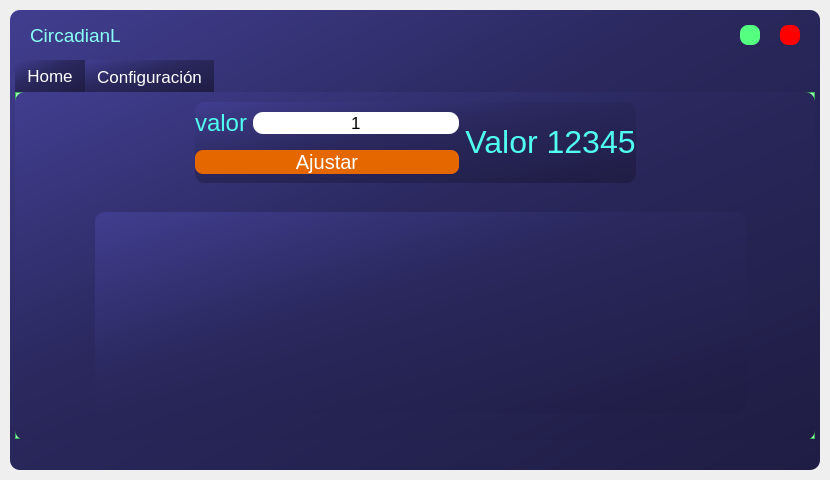
<?xml version="1.0" encoding="UTF-8"?>
<ui version="4.0">
 <class>MainWindow</class>
 <widget class="QMainWindow" name="MainWindow">
  <property name="geometry">
   <rect>
    <x>0</x>
    <y>0</y>
    <width>830</width>
    <height>480</height>
   </rect>
  </property>
  <property name="windowTitle">
   <string>MainWindow</string>
  </property>
  <widget class="QWidget" name="centralwidget">
   <layout class="QGridLayout" name="gridLayout_2">
    <property name="leftMargin">
     <number>10</number>
    </property>
    <property name="topMargin">
     <number>10</number>
    </property>
    <property name="rightMargin">
     <number>10</number>
    </property>
    <property name="bottomMargin">
     <number>10</number>
    </property>
    <item row="0" column="0">
     <widget class="QFrame" name="drop_shadow_frame">
      <property name="enabled">
       <bool>true</bool>
      </property>
      <property name="styleSheet">
       <string notr="true">background-color: qlineargradient(spread:pad, x1:0, y1:0, x2:1, y2:1, stop:0 rgba(65, 62, 144, 255), stop:0.426316 rgba(42, 40, 93, 255), stop:1 rgba(31, 29, 68, 255));
border-radius: 10px;</string>
      </property>
      <property name="frameShape">
       <enum>QFrame::NoFrame</enum>
      </property>
      <property name="frameShadow">
       <enum>QFrame::Raised</enum>
      </property>
      <layout class="QVBoxLayout" name="verticalLayout">
       <property name="spacing">
        <number>0</number>
       </property>
       <property name="leftMargin">
        <number>0</number>
       </property>
       <property name="topMargin">
        <number>0</number>
       </property>
       <property name="rightMargin">
        <number>0</number>
       </property>
       <property name="bottomMargin">
        <number>0</number>
       </property>
       <item>
        <widget class="QFrame" name="title_bar">
         <property name="minimumSize">
          <size>
           <width>0</width>
           <height>50</height>
          </size>
         </property>
         <property name="maximumSize">
          <size>
           <width>16777215</width>
           <height>50</height>
          </size>
         </property>
         <property name="styleSheet">
          <string notr="true">background-color:none;</string>
         </property>
         <property name="frameShape">
          <enum>QFrame::NoFrame</enum>
         </property>
         <property name="frameShadow">
          <enum>QFrame::Raised</enum>
         </property>
         <layout class="QHBoxLayout" name="horizontalLayout">
          <property name="spacing">
           <number>0</number>
          </property>
          <property name="leftMargin">
           <number>0</number>
          </property>
          <property name="topMargin">
           <number>0</number>
          </property>
          <property name="rightMargin">
           <number>0</number>
          </property>
          <property name="bottomMargin">
           <number>0</number>
          </property>
          <item>
           <widget class="QFrame" name="frame_title">
            <property name="maximumSize">
             <size>
              <width>16777215</width>
              <height>16777215</height>
             </size>
            </property>
            <property name="frameShape">
             <enum>QFrame::StyledPanel</enum>
            </property>
            <property name="frameShadow">
             <enum>QFrame::Raised</enum>
            </property>
            <layout class="QHBoxLayout" name="horizontalLayout_2">
             <property name="spacing">
              <number>0</number>
             </property>
             <property name="leftMargin">
              <number>20</number>
             </property>
             <property name="topMargin">
              <number>0</number>
             </property>
             <property name="rightMargin">
              <number>0</number>
             </property>
             <property name="bottomMargin">
              <number>0</number>
             </property>
             <item>
              <widget class="QLabel" name="label_title">
               <property name="font">
                <font>
                 <pointsize>14</pointsize>
                </font>
               </property>
               <property name="styleSheet">
                <string notr="true">color: rgb(137, 255, 247);</string>
               </property>
               <property name="text">
                <string>CircadianL</string>
               </property>
              </widget>
             </item>
            </layout>
           </widget>
          </item>
          <item>
           <widget class="QFrame" name="frame_btns">
            <property name="maximumSize">
             <size>
              <width>100</width>
              <height>16777215</height>
             </size>
            </property>
            <property name="frameShape">
             <enum>QFrame::StyledPanel</enum>
            </property>
            <property name="frameShadow">
             <enum>QFrame::Raised</enum>
            </property>
            <widget class="QPushButton" name="btn_close">
             <property name="geometry">
              <rect>
               <x>60</x>
               <y>15</y>
               <width>20</width>
               <height>20</height>
              </rect>
             </property>
             <property name="minimumSize">
              <size>
               <width>20</width>
               <height>20</height>
              </size>
             </property>
             <property name="maximumSize">
              <size>
               <width>20</width>
               <height>20</height>
              </size>
             </property>
             <property name="styleSheet">
              <string notr="true">QPushButton{
	border:none;
	border-radius: 8px;	
	background-color: rgb(255, 0, 0);
}
QPushButton:hover{
	
	alternate-background-color: rgba(255, 0, 0, 150);
}
</string>
             </property>
             <property name="text">
              <string/>
             </property>
            </widget>
            <widget class="QPushButton" name="btn_min">
             <property name="geometry">
              <rect>
               <x>20</x>
               <y>15</y>
               <width>20</width>
               <height>20</height>
              </rect>
             </property>
             <property name="minimumSize">
              <size>
               <width>20</width>
               <height>20</height>
              </size>
             </property>
             <property name="maximumSize">
              <size>
               <width>20</width>
               <height>20</height>
              </size>
             </property>
             <property name="styleSheet">
              <string notr="true">QPushButton{
	border:none;
	border-radius: 8px;	
	background-color: rgb(85, 255, 127);
}
QPushButton:hover{
	
	background-color: rgba(85, 255, 127, 150);
}</string>
             </property>
             <property name="text">
              <string/>
             </property>
            </widget>
           </widget>
          </item>
         </layout>
        </widget>
       </item>
       <item>
        <widget class="QFrame" name="content_bar">
         <property name="styleSheet">
          <string notr="true">background-color:none;</string>
         </property>
         <property name="frameShape">
          <enum>QFrame::StyledPanel</enum>
         </property>
         <property name="frameShadow">
          <enum>QFrame::Raised</enum>
         </property>
         <layout class="QHBoxLayout" name="horizontalLayout_3">
          <property name="spacing">
           <number>0</number>
          </property>
          <property name="leftMargin">
           <number>5</number>
          </property>
          <property name="topMargin">
           <number>0</number>
          </property>
          <property name="rightMargin">
           <number>5</number>
          </property>
          <property name="bottomMargin">
           <number>0</number>
          </property>
          <item>
           <widget class="QTabWidget" name="tabWidget">
            <property name="palette">
             <palette>
              <active>
               <colorrole role="Button">
                <brush brushstyle="SolidPattern">
                 <color alpha="255">
                  <red>85</red>
                  <green>255</green>
                  <blue>127</blue>
                 </color>
                </brush>
               </colorrole>
               <colorrole role="Light">
                <brush brushstyle="SolidPattern">
                 <color alpha="255">
                  <red>255</red>
                  <green>255</green>
                  <blue>255</blue>
                 </color>
                </brush>
               </colorrole>
               <colorrole role="Midlight">
                <brush brushstyle="SolidPattern">
                 <color alpha="255">
                  <red>202</red>
                  <green>202</green>
                  <blue>202</blue>
                 </color>
                </brush>
               </colorrole>
               <colorrole role="Dark">
                <brush brushstyle="SolidPattern">
                 <color alpha="255">
                  <red>159</red>
                  <green>159</green>
                  <blue>159</blue>
                 </color>
                </brush>
               </colorrole>
               <colorrole role="Mid">
                <brush brushstyle="SolidPattern">
                 <color alpha="255">
                  <red>184</red>
                  <green>184</green>
                  <blue>184</blue>
                 </color>
                </brush>
               </colorrole>
               <colorrole role="BrightText">
                <brush brushstyle="SolidPattern">
                 <color alpha="255">
                  <red>255</red>
                  <green>255</green>
                  <blue>255</blue>
                 </color>
                </brush>
               </colorrole>
               <colorrole role="Base">
                <brush brushstyle="SolidPattern">
                 <color alpha="255">
                  <red>85</red>
                  <green>255</green>
                  <blue>127</blue>
                 </color>
                </brush>
               </colorrole>
               <colorrole role="Window">
                <brush brushstyle="SolidPattern">
                 <color alpha="255">
                  <red>85</red>
                  <green>255</green>
                  <blue>127</blue>
                 </color>
                </brush>
               </colorrole>
               <colorrole role="Shadow">
                <brush brushstyle="SolidPattern">
                 <color alpha="255">
                  <red>118</red>
                  <green>118</green>
                  <blue>118</blue>
                 </color>
                </brush>
               </colorrole>
               <colorrole role="Highlight">
                <brush brushstyle="SolidPattern">
                 <color alpha="255">
                  <red>48</red>
                  <green>140</green>
                  <blue>198</blue>
                 </color>
                </brush>
               </colorrole>
               <colorrole role="HighlightedText">
                <brush brushstyle="SolidPattern">
                 <color alpha="255">
                  <red>255</red>
                  <green>255</green>
                  <blue>255</blue>
                 </color>
                </brush>
               </colorrole>
               <colorrole role="Link">
                <brush brushstyle="SolidPattern">
                 <color alpha="255">
                  <red>0</red>
                  <green>0</green>
                  <blue>255</blue>
                 </color>
                </brush>
               </colorrole>
               <colorrole role="LinkVisited">
                <brush brushstyle="SolidPattern">
                 <color alpha="255">
                  <red>255</red>
                  <green>0</green>
                  <blue>255</blue>
                 </color>
                </brush>
               </colorrole>
               <colorrole role="AlternateBase">
                <brush brushstyle="SolidPattern">
                 <color alpha="255">
                  <red>247</red>
                  <green>247</green>
                  <blue>247</blue>
                 </color>
                </brush>
               </colorrole>
               <colorrole role="NoRole">
                <brush brushstyle="NoBrush">
                 <color alpha="255">
                  <red>0</red>
                  <green>0</green>
                  <blue>0</blue>
                 </color>
                </brush>
               </colorrole>
               <colorrole role="ToolTipBase">
                <brush brushstyle="SolidPattern">
                 <color alpha="255">
                  <red>255</red>
                  <green>255</green>
                  <blue>220</blue>
                 </color>
                </brush>
               </colorrole>
               <colorrole role="ToolTipText">
                <brush brushstyle="SolidPattern">
                 <color alpha="255">
                  <red>0</red>
                  <green>0</green>
                  <blue>0</blue>
                 </color>
                </brush>
               </colorrole>
              </active>
              <inactive>
               <colorrole role="Button">
                <brush brushstyle="SolidPattern">
                 <color alpha="255">
                  <red>85</red>
                  <green>255</green>
                  <blue>127</blue>
                 </color>
                </brush>
               </colorrole>
               <colorrole role="Light">
                <brush brushstyle="SolidPattern">
                 <color alpha="255">
                  <red>255</red>
                  <green>255</green>
                  <blue>255</blue>
                 </color>
                </brush>
               </colorrole>
               <colorrole role="Midlight">
                <brush brushstyle="SolidPattern">
                 <color alpha="255">
                  <red>202</red>
                  <green>202</green>
                  <blue>202</blue>
                 </color>
                </brush>
               </colorrole>
               <colorrole role="Dark">
                <brush brushstyle="SolidPattern">
                 <color alpha="255">
                  <red>159</red>
                  <green>159</green>
                  <blue>159</blue>
                 </color>
                </brush>
               </colorrole>
               <colorrole role="Mid">
                <brush brushstyle="SolidPattern">
                 <color alpha="255">
                  <red>184</red>
                  <green>184</green>
                  <blue>184</blue>
                 </color>
                </brush>
               </colorrole>
               <colorrole role="BrightText">
                <brush brushstyle="SolidPattern">
                 <color alpha="255">
                  <red>255</red>
                  <green>255</green>
                  <blue>255</blue>
                 </color>
                </brush>
               </colorrole>
               <colorrole role="Base">
                <brush brushstyle="SolidPattern">
                 <color alpha="255">
                  <red>85</red>
                  <green>255</green>
                  <blue>127</blue>
                 </color>
                </brush>
               </colorrole>
               <colorrole role="Window">
                <brush brushstyle="SolidPattern">
                 <color alpha="255">
                  <red>85</red>
                  <green>255</green>
                  <blue>127</blue>
                 </color>
                </brush>
               </colorrole>
               <colorrole role="Shadow">
                <brush brushstyle="SolidPattern">
                 <color alpha="255">
                  <red>118</red>
                  <green>118</green>
                  <blue>118</blue>
                 </color>
                </brush>
               </colorrole>
               <colorrole role="Highlight">
                <brush brushstyle="SolidPattern">
                 <color alpha="255">
                  <red>48</red>
                  <green>140</green>
                  <blue>198</blue>
                 </color>
                </brush>
               </colorrole>
               <colorrole role="HighlightedText">
                <brush brushstyle="SolidPattern">
                 <color alpha="255">
                  <red>255</red>
                  <green>255</green>
                  <blue>255</blue>
                 </color>
                </brush>
               </colorrole>
               <colorrole role="Link">
                <brush brushstyle="SolidPattern">
                 <color alpha="255">
                  <red>0</red>
                  <green>0</green>
                  <blue>255</blue>
                 </color>
                </brush>
               </colorrole>
               <colorrole role="LinkVisited">
                <brush brushstyle="SolidPattern">
                 <color alpha="255">
                  <red>255</red>
                  <green>0</green>
                  <blue>255</blue>
                 </color>
                </brush>
               </colorrole>
               <colorrole role="AlternateBase">
                <brush brushstyle="SolidPattern">
                 <color alpha="255">
                  <red>247</red>
                  <green>247</green>
                  <blue>247</blue>
                 </color>
                </brush>
               </colorrole>
               <colorrole role="NoRole">
                <brush brushstyle="NoBrush">
                 <color alpha="255">
                  <red>0</red>
                  <green>0</green>
                  <blue>0</blue>
                 </color>
                </brush>
               </colorrole>
               <colorrole role="ToolTipBase">
                <brush brushstyle="SolidPattern">
                 <color alpha="255">
                  <red>255</red>
                  <green>255</green>
                  <blue>220</blue>
                 </color>
                </brush>
               </colorrole>
               <colorrole role="ToolTipText">
                <brush brushstyle="SolidPattern">
                 <color alpha="255">
                  <red>0</red>
                  <green>0</green>
                  <blue>0</blue>
                 </color>
                </brush>
               </colorrole>
              </inactive>
              <disabled>
               <colorrole role="Button">
                <brush brushstyle="SolidPattern">
                 <color alpha="255">
                  <red>85</red>
                  <green>255</green>
                  <blue>127</blue>
                 </color>
                </brush>
               </colorrole>
               <colorrole role="Light">
                <brush brushstyle="SolidPattern">
                 <color alpha="255">
                  <red>255</red>
                  <green>255</green>
                  <blue>255</blue>
                 </color>
                </brush>
               </colorrole>
               <colorrole role="Midlight">
                <brush brushstyle="SolidPattern">
                 <color alpha="255">
                  <red>202</red>
                  <green>202</green>
                  <blue>202</blue>
                 </color>
                </brush>
               </colorrole>
               <colorrole role="Dark">
                <brush brushstyle="SolidPattern">
                 <color alpha="255">
                  <red>190</red>
                  <green>190</green>
                  <blue>190</blue>
                 </color>
                </brush>
               </colorrole>
               <colorrole role="Mid">
                <brush brushstyle="SolidPattern">
                 <color alpha="255">
                  <red>184</red>
                  <green>184</green>
                  <blue>184</blue>
                 </color>
                </brush>
               </colorrole>
               <colorrole role="BrightText">
                <brush brushstyle="SolidPattern">
                 <color alpha="255">
                  <red>255</red>
                  <green>255</green>
                  <blue>255</blue>
                 </color>
                </brush>
               </colorrole>
               <colorrole role="Base">
                <brush brushstyle="SolidPattern">
                 <color alpha="255">
                  <red>85</red>
                  <green>255</green>
                  <blue>127</blue>
                 </color>
                </brush>
               </colorrole>
               <colorrole role="Window">
                <brush brushstyle="SolidPattern">
                 <color alpha="255">
                  <red>85</red>
                  <green>255</green>
                  <blue>127</blue>
                 </color>
                </brush>
               </colorrole>
               <colorrole role="Shadow">
                <brush brushstyle="SolidPattern">
                 <color alpha="255">
                  <red>177</red>
                  <green>177</green>
                  <blue>177</blue>
                 </color>
                </brush>
               </colorrole>
               <colorrole role="Highlight">
                <brush brushstyle="SolidPattern">
                 <color alpha="255">
                  <red>145</red>
                  <green>145</green>
                  <blue>145</blue>
                 </color>
                </brush>
               </colorrole>
               <colorrole role="HighlightedText">
                <brush brushstyle="SolidPattern">
                 <color alpha="255">
                  <red>255</red>
                  <green>255</green>
                  <blue>255</blue>
                 </color>
                </brush>
               </colorrole>
               <colorrole role="Link">
                <brush brushstyle="SolidPattern">
                 <color alpha="255">
                  <red>0</red>
                  <green>0</green>
                  <blue>255</blue>
                 </color>
                </brush>
               </colorrole>
               <colorrole role="LinkVisited">
                <brush brushstyle="SolidPattern">
                 <color alpha="255">
                  <red>255</red>
                  <green>0</green>
                  <blue>255</blue>
                 </color>
                </brush>
               </colorrole>
               <colorrole role="AlternateBase">
                <brush brushstyle="SolidPattern">
                 <color alpha="255">
                  <red>247</red>
                  <green>247</green>
                  <blue>247</blue>
                 </color>
                </brush>
               </colorrole>
               <colorrole role="NoRole">
                <brush brushstyle="NoBrush">
                 <color alpha="255">
                  <red>0</red>
                  <green>0</green>
                  <blue>0</blue>
                 </color>
                </brush>
               </colorrole>
               <colorrole role="ToolTipBase">
                <brush brushstyle="SolidPattern">
                 <color alpha="255">
                  <red>255</red>
                  <green>255</green>
                  <blue>220</blue>
                 </color>
                </brush>
               </colorrole>
               <colorrole role="ToolTipText">
                <brush brushstyle="SolidPattern">
                 <color alpha="255">
                  <red>0</red>
                  <green>0</green>
                  <blue>0</blue>
                 </color>
                </brush>
               </colorrole>
              </disabled>
             </palette>
            </property>
            <property name="font">
             <font>
              <pointsize>13</pointsize>
             </font>
            </property>
            <property name="acceptDrops">
             <bool>false</bool>
            </property>
            <property name="layoutDirection">
             <enum>Qt::LeftToRight</enum>
            </property>
            <property name="autoFillBackground">
             <bool>false</bool>
            </property>
            <property name="styleSheet">
             <string notr="true">QTabBar::tab{

   color: rgb(255, 255, 255);
   background-color: qlineargradient(spread:pad, x1:0, y1:0, x2:1, y2:1, stop:0 rgba(65, 62, 144, 255), stop:0.426316 rgba(42, 40, 93, 255), stop:1 rgba(31, 29, 68, 255));

}
QTabWidget{
	background-color: None;
}

QTabBar::tab:hover{

	background-color: rgb(229, 103, 0);
    color: rgb(255, 255, 255);

}



</string>
            </property>
            <property name="tabPosition">
             <enum>QTabWidget::North</enum>
            </property>
            <property name="tabShape">
             <enum>QTabWidget::Rounded</enum>
            </property>
            <property name="currentIndex">
             <number>0</number>
            </property>
            <property name="elideMode">
             <enum>Qt::ElideNone</enum>
            </property>
            <property name="usesScrollButtons">
             <bool>true</bool>
            </property>
            <property name="documentMode">
             <bool>false</bool>
            </property>
            <property name="tabsClosable">
             <bool>false</bool>
            </property>
            <property name="movable">
             <bool>false</bool>
            </property>
            <property name="tabBarAutoHide">
             <bool>false</bool>
            </property>
            <widget class="QWidget" name="main_tab">
             <property name="autoFillBackground">
              <bool>false</bool>
             </property>
             <property name="styleSheet">
              <string notr="true">   background-color: qlineargradient(spread:pad, x1:0, y1:0, x2:1, y2:1, stop:0       rgba(65, 62, 144, 255), stop:0.426316 rgba(42, 40, 93, 255), stop:1 rgba(31, 29, 68, 255));</string>
             </property>
             <attribute name="title">
              <string>Home</string>
             </attribute>
             <widget class="QWidget" name="layoutWidget">
              <property name="geometry">
               <rect>
                <x>180</x>
                <y>10</y>
                <width>441</width>
                <height>81</height>
               </rect>
              </property>
              <layout class="QGridLayout" name="gridLayout">
               <item row="0" column="0">
                <widget class="QLabel" name="mult_label">
                 <property name="font">
                  <font>
                   <pointsize>18</pointsize>
                  </font>
                 </property>
                 <property name="styleSheet">
                  <string notr="true">background-color: None;
color: rgb(80, 255, 240);</string>
                 </property>
                 <property name="text">
                  <string>valor</string>
                 </property>
                 <property name="alignment">
                  <set>Qt::AlignCenter</set>
                 </property>
                </widget>
               </item>
               <item row="0" column="1">
                <widget class="QLineEdit" name="mult_data">
                 <property name="font">
                  <font>
                   <pointsize>13</pointsize>
                  </font>
                 </property>
                 <property name="styleSheet">
                  <string notr="true">background-color: rgb(255, 255, 255);
</string>
                 </property>
                 <property name="text">
                  <string>1</string>
                 </property>
                 <property name="alignment">
                  <set>Qt::AlignCenter</set>
                 </property>
                </widget>
               </item>
               <item row="0" column="2" rowspan="2">
                <widget class="QLabel" name="sample_data">
                 <property name="font">
                  <font>
                   <pointsize>24</pointsize>
                  </font>
                 </property>
                 <property name="styleSheet">
                  <string notr="true">background-color: None;
color: rgb(80, 255, 240);</string>
                 </property>
                 <property name="text">
                  <string>Valor 12345</string>
                 </property>
                 <property name="alignment">
                  <set>Qt::AlignCenter</set>
                 </property>
                </widget>
               </item>
               <item row="1" column="0" colspan="2">
                <widget class="QPushButton" name="mult_button">
                 <property name="font">
                  <font>
                   <pointsize>15</pointsize>
                   <weight>50</weight>
                   <italic>false</italic>
                   <bold>false</bold>
                   <strikeout>false</strikeout>
                  </font>
                 </property>
                 <property name="styleSheet">
                  <string notr="true">

QPushButton{
	border:none;
	border-radius: 8px;	
	background-color: rgb(229, 103, 0);
	color: rgb(255, 255, 255);
}
QPushButton:hover{
	
	background-color: rgba(229, 103, 0, 150);
	color: rgb(255, 255, 255);
}

    </string>
                 </property>
                 <property name="text">
                  <string>Ajustar</string>
                 </property>
                </widget>
               </item>
              </layout>
             </widget>
             <widget class="QWidget" name="verticalLayoutWidget">
              <property name="geometry">
               <rect>
                <x>80</x>
                <y>120</y>
                <width>651</width>
                <height>201</height>
               </rect>
              </property>
              <layout class="QVBoxLayout" name="data_plot_layout">
               <property name="spacing">
                <number>0</number>
               </property>
               <property name="rightMargin">
                <number>0</number>
               </property>
              </layout>
             </widget>
            </widget>
            <widget class="QWidget" name="config_tab">
             <property name="styleSheet">
              <string notr="true">   background-color: qlineargradient(spread:pad, x1:0, y1:0, x2:1, y2:1, stop:0       rgba(65, 62, 144, 255), stop:0.426316 rgba(42, 40, 93, 255), stop:1 rgba(31, 29, 68, 255));</string>
             </property>
             <attribute name="title">
              <string>Configuración</string>
             </attribute>
             <widget class="QPushButton" name="led_button">
              <property name="geometry">
               <rect>
                <x>40</x>
                <y>30</y>
                <width>91</width>
                <height>31</height>
               </rect>
              </property>
              <property name="styleSheet">
               <string notr="true">	background-color: rgb(229, 103, 0);
    color: rgb(255, 255, 255);</string>
              </property>
              <property name="text">
               <string>Xor Led</string>
              </property>
             </widget>
            </widget>
           </widget>
          </item>
         </layout>
        </widget>
       </item>
       <item>
        <widget class="QFrame" name="credits_bar">
         <property name="minimumSize">
          <size>
           <width>0</width>
           <height>30</height>
          </size>
         </property>
         <property name="maximumSize">
          <size>
           <width>16777215</width>
           <height>30</height>
          </size>
         </property>
         <property name="styleSheet">
          <string notr="true">background-color:none;</string>
         </property>
         <property name="frameShape">
          <enum>QFrame::StyledPanel</enum>
         </property>
         <property name="frameShadow">
          <enum>QFrame::Raised</enum>
         </property>
        </widget>
       </item>
      </layout>
     </widget>
    </item>
   </layout>
  </widget>
 </widget>
 <resources/>
 <connections>
  <connection>
   <sender>btn_min</sender>
   <signal>clicked()</signal>
   <receiver>MainWindow</receiver>
   <slot>showMinimized()</slot>
   <hints>
    <hint type="sourcelabel">
     <x>770</x>
     <y>34</y>
    </hint>
    <hint type="destinationlabel">
     <x>783</x>
     <y>-21</y>
    </hint>
   </hints>
  </connection>
  <connection>
   <sender>btn_close</sender>
   <signal>clicked()</signal>
   <receiver>MainWindow</receiver>
   <slot>close()</slot>
   <hints>
    <hint type="sourcelabel">
     <x>814</x>
     <y>34</y>
    </hint>
    <hint type="destinationlabel">
     <x>857</x>
     <y>33</y>
    </hint>
   </hints>
  </connection>
 </connections>
</ui>
